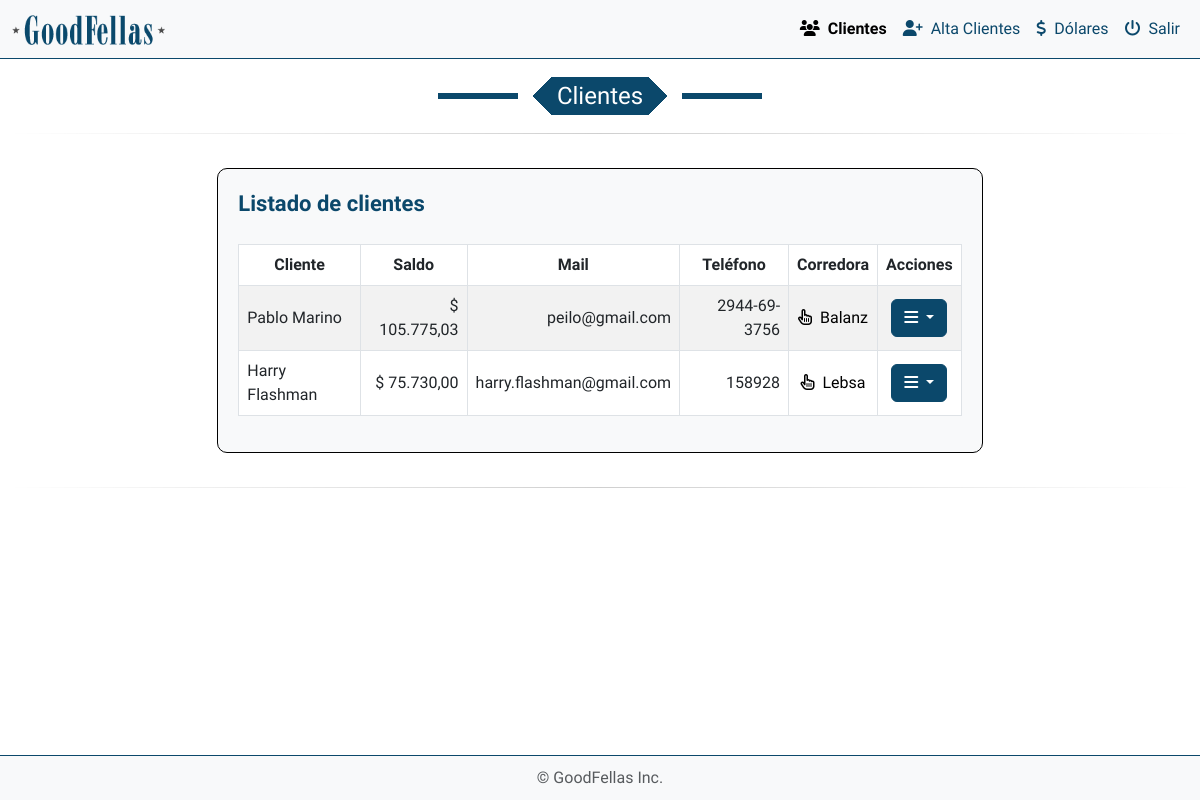
/backend/lista_clientes.php (signed in), run on the app's committed database.
### tables this page shows
CREATE TABLE `clientes` (
  `email` varchar(100) NOT NULL,
  `password` varchar(255) NOT NULL,
  `nombre` varchar(50) NOT NULL,
  `apellido` varchar(50) NOT NULL,
  `telefono` varchar(20) DEFAULT NULL,
  `corredora` varchar(100) DEFAULT NULL,
  `url` varchar(255) DEFAULT NULL,
  `cliente_id` int(11) NOT NULL,
  `mostrar_disclaimer` tinyint(1) NOT NULL DEFAULT 1
);

### public_html/funciones/formato_dinero.php (called while the page is built, shortened)
<?php
if (!function_exists('formatear_dinero')) {
    function formatear_dinero($numero)
    {
        return number_format($numero, 2, ',', '.');
    }
}

### public_html/backend/lista_clientes.php (the view, shortened to what this page needs)
<?php
require_once '../../config/config.php';
require_once '../funciones/formato_dinero.php';
$clientes = [];
try {
    $sql = "SELECT cliente_id, nombre, apellido, email, telefono, corredora, url FROM clientes";
    $stmt = $conexion->prepare($sql);
    $stmt->execute();
    $resultado = $stmt->fetchAll();
    foreach ($resultado as $row) {
        $cliente_id = $row['cliente_id'];
        $balance_sql = "SELECT efectivo FROM balance WHERE cliente_id = :cliente_id";
        $balance_stmt = $conexion->prepare($balance_sql);
        $balance_stmt->bindParam(':cliente_id', $cliente_id, PDO::PARAM_INT);
        $balance_stmt->execute();
        $balance_row = $balance_stmt->fetch();
        $row['efectivo'] = $balance_row ? $balance_row['efectivo'] : null;
        $clientes[] = $row;
    }
} catch (PDOException $e) {
    error_log("Error al obtener los clientes: " . $e->getMessage());
    die("Hubo un problema al cargar los datos de los clientes.");
}
?>
<!DOCTYPE html>
<html lang="es">
<head>
    <link rel="stylesheet" href="https://cdn.jsdelivr.net/npm/bootstrap@5.3.0-alpha3/dist/css/bootstrap.min.css">
    <link rel="stylesheet" href="https://cdnjs.cloudflare.com/ajax/libs/bootstrap-icons/1.10.3/font/bootstrap-icons.min.css">
    <link rel="stylesheet" href="https://cdnjs.cloudflare.com/ajax/libs/font-awesome/6.4.0/css/all.min.css">
    <link rel="stylesheet" href="../css/style.css">
</head>
<body>
    <nav class="navbar navbar-expand-lg navbar-light bg-light fixed-top">
        <div class="container-fluid">
            <a class="navbar-brand" href="#">
                <img src="../img/logo.png" alt="Logo" title="GoodFellas" />
            </a>
            <div class="collapse navbar-collapse" id="navbarNavDropdown">
                <ul class="navbar-nav ms-auto">
                    <li class="nav-item">
                        <a class="nav-link active" href="lista_clientes.php"><i class="fa-solid fa-users me-2"></i>Clientes</a>
                    </li>
                    <li class="nav-item">
                        <a class="nav-link" href="alta_clientes.php"><i class="fa-solid fa-user-plus me-2"></i>Alta Clientes</a>
                    </li>
                    <li class="nav-item">
                        <a class="nav-link" href="dolares.php"><i class="fa-solid fa-dollar-sign me-2"></i>Dólares</a>
                    </li>
                    <li class="nav-item">
                        <a class="nav-link" href="../logout.php"><i class="fa-solid fa-power-off me-2"></i>Salir</a>
                    </li>
                </ul>
            </div>
        </div>
    </nav>
    <div class="row mx-2 mt-navbar">
        <div class="col-12 text-center">
            <h4 class="fancy">Clientes</h4>
        </div>
        <hr class="mod">
        <div class="col-2"></div>
        <div class="col-md-12 col-lg-8 text-center">
            <div class="container-fluid my-4 efectivo">
                <h5 class="me-2 cartera titulo-botones mb-4">Listado de clientes</h5>
                <div class="table-responsive">
                    <table id="clientes" class="table table-bordered table-striped">
                        <thead class="bg-secondary text-white">
                            <tr>
                                <th>Cliente</th>
                                <th>Saldo</th>
                                <th>Mail</th>
                                <th>Teléfono</th>
                                <th>Corredora</th>
                                <th colspan="6" class="text-center">Acciones</th>
                            </tr>
                        </thead>
                        <tbody>
                            <?php foreach ($clientes as $row): ?>
                                <tr>
                                    <td class="text-left"><?php echo htmlspecialchars($row['nombre'] . ' ' . $row['apellido']); ?></td>
                                    <td class="text-right">$ <?php echo htmlspecialchars(formatear_dinero($row['efectivo'])); ?></td>
                                    <td class="text-right"><?php echo htmlspecialchars($row['email']); ?></td>
                                    <td class="text-right"><?php echo htmlspecialchars($row['telefono']); ?></td>
                                    <td>
                                        <a href="<?php echo htmlspecialchars($row['url']); ?>" target="_blank" class="cliente-link">
                                            <i class="fa-regular fa-hand-pointer me-2"></i><?php echo htmlspecialchars($row['corredora']); ?>
                                        </a>
                                    </td>
                                    <td class="text-center">
                                        <div class="dropdown d-flex justify-content-center">
                                            <button class="btn custom-btn dropdown-toggle" type="button" id="dropdownMenuButton"
                                                data-bs-toggle="dropdown" aria-expanded="false" title="Acciones">
                                                <i class="fa-solid fa-bars"></i>
                                            </button>
                                        </div>
                                    </td>
                                </tr>
                            <?php endforeach; ?>
                        </tbody>
                    </table>
                </div>
            </div>
        </div>
        <div class="col-2"></div>
        <hr class="mod">
    </div>
    <footer class="footer bg-light">
        <div class="container">
            <span class="text-muted">© GoodFellas Inc.</span>
        </div>
    </footer>
</body>
</html>

### public_html/css/style.css (style rules this page uses)
body { font-family: "Nunito Sans", serif; }
body { display: flex; flex-direction: column; min-height: 100vh; }
.footer { background-color: #f8f9fa; text-align: center; padding: 10px 0; border-top: 1px solid #0B486B; position: fixed; width: 100%; bottom: 0; }
.nav-link { color: #0B486B; font-family: "Ubuntu", serif; }
.nav-link.active { color: #0B486B; font-weight: bold; }
.fancy { --b: 6px; --w: 80px; --g: 15px; --c: #0B486B; width: fit-content; font-family: "Nunito Sans", serif; padding: 0 1em; line-height: 1.6em; color: #fff; background: conic-gradient(from 45deg at left ,var(--c) 25%,#0000 0) 0, conic-gradient(from -135deg at right,var(--c) 25%,#0000 0) 100%; background-size: 51% 100%; background-repeat: no-repeat; border-image: linear-gradient( #0000 calc(50% - var(--b)/2), var(--c) 0 calc(50% + var(--b)/2), #0000 0) 1/0 var(--w)/calc(var(--w) + var(--g)); margin-inline: auto; }
.mod { border: 0; height: 1px; background-image: linear-gradient(to right, rgba(0, 0, 0, 0), rgba(0, 0, 0, 0.75), rgba(0, 0, 0, 0)); margin: 10px 0 10px 0; }
h5 { font-weight: 300; font-size: 22px; line-height: 1.4em; color: #404040; font-family: "Nunito Sans", serif; }
.custom-btn { background-color: #0b486b !important; border-color: #0b486b !important; color: #fff !important; }
.table-responsive { overflow-x: auto; }
@media (min-width: 768px) { .table-responsive { overflow-x: visible; } }
.efectivo { border: 1px solid black; border-radius: 10px; background-color: #f8f9fa; padding: 20px; align-items: center; justify-content: space-between; }
.titulo-botones { display: flex; flex-direction: column; align-items: flex-start; width: 100%; }
.cartera { color: #0B486B; font-weight: bold; }
thead { background-color: transparent !important; }
.table-bordered { border: none; }
.table-bordered th, .table-bordered td { border: 1px solid #dee2e6; }
.table td, .table th { vertical-align: middle; }
th.text-center { text-align: center; }
td.text-center { text-align: center; }
.navbar { border-bottom: 1px solid #0B486B; }
.navbar-brand { left: 1rem; }
.navbar-brand img { height: 30px; }
.mt-navbar { margin-top: 77px; }
.text-right { text-align: right; }
.text-left { text-align: left; }
footer { z-index: 9998; }
.cliente-link { color: #000; text-decoration: none; }
.mt-navbar { margin-bottom: 80px; }

### data on the page
clientes: nombre+apellido "Pablo Marino", efectivo "105.775,03", email "peilo@gmail.com", telefono "2944-69-3756", corredora "Balanz"
clientes: nombre+apellido "Harry Flashman", efectivo "75.730,00", email "harry.flashman@gmail.com", telefono "158928", corredora "Lebsa"
